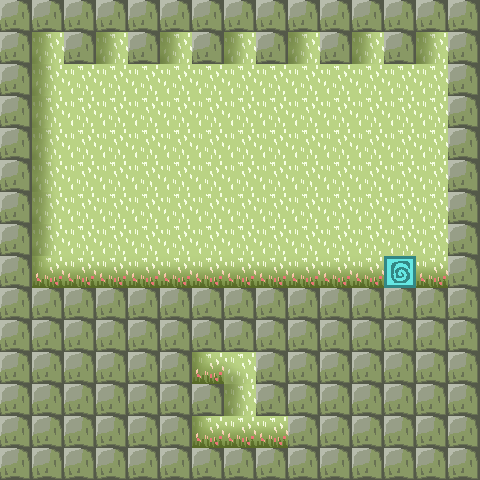

Below is a game level as drawn by its tile map, then a one-line description and the .tmx file that defines it, in full:
An orthogonal 15x15 tile map with 32x32 px tiles, 2 tile layers (background, objects).

<map version="1.4" tiledversion="1.4.3" orientation="orthogonal" renderorder="right-down" width="15" height="15" tilewidth="32" tileheight="32" infinite="0" nextlayerid="3" nextobjectid="1">
 <tileset firstgid="1" source="testtiles2.tsx" />
 <layer id="1" name="background" width="15" height="15">
  <data encoding="csv">
2,2,2,2,2,2,2,2,2,2,2,2,2,2,2,
2,20,2,20,2,20,2,20,2,20,2,20,2,20,2,
2,20,2,2,2,2,2,2,2,2,2,2,2,2,2,
2,20,2,2,2,2,2,2,2,2,2,2,2,2,2,
2,20,2,2,2,2,2,2,2,2,2,2,2,2,2,
2,20,2,2,2,2,2,2,2,2,2,2,2,2,2,
2,20,2,2,2,2,2,2,2,2,2,2,2,2,2,
2,20,2,2,2,2,2,2,2,2,2,2,2,2,2,
2,19,18,18,18,18,18,18,18,18,18,18,18,18,2,
2,2,2,2,2,2,2,2,2,2,2,2,2,2,2,
2,2,2,2,2,2,2,2,2,2,2,2,2,2,2,
2,2,2,2,2,2,19,21,2,2,2,2,2,2,2,
2,2,2,2,2,2,2,20,2,2,2,2,2,2,2,
2,2,2,2,2,2,19,18,18,2,2,2,2,2,2,
2,2,2,2,2,2,2,2,2,2,2,2,2,2,2
</data>
 </layer>
 <layer id="2" name="objects" width="15" height="15">
  <data encoding="csv">
1,1,1,1,1,1,1,1,1,1,1,1,1,1,1,
1,0,1,0,1,0,1,0,1,0,1,0,1,0,1,
1,0,0,0,0,0,0,0,0,0,0,0,0,0,1,
1,0,0,0,0,0,0,0,0,0,0,0,0,0,1,
1,0,0,0,0,0,0,0,0,0,0,0,0,0,1,
1,0,0,0,0,0,0,0,0,0,0,0,0,0,1,
1,0,0,0,0,0,0,0,0,0,0,0,0,0,1,
1,0,0,0,0,0,0,0,0,0,0,0,0,0,1,
1,0,0,0,0,0,0,0,0,0,0,0,3,0,1,
1,1,1,1,1,1,1,1,1,1,1,1,1,1,1,
1,1,1,1,1,1,1,1,1,1,1,1,1,1,1,
1,1,1,1,1,1,0,0,1,1,1,1,1,1,1,
1,1,1,1,1,1,1,0,1,1,1,1,1,1,1,
1,1,1,1,1,1,0,0,0,1,1,1,1,1,1,
1,1,1,1,1,1,1,1,1,1,1,1,1,1,1
</data>
 </layer>
</map>
